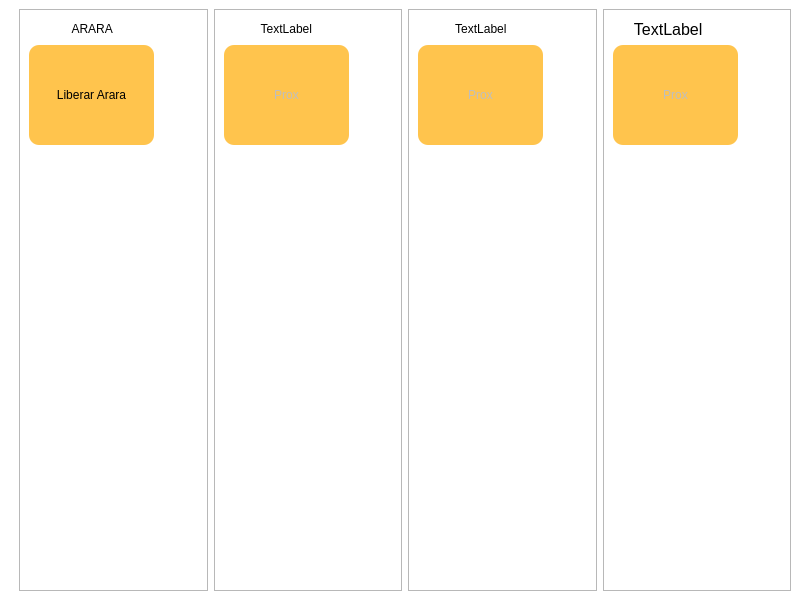
<?xml version="1.0" encoding="UTF-8"?>
<ui version="4.0">
 <class>MainWindow</class>
 <widget class="QMainWindow" name="MainWindow">
  <property name="geometry">
   <rect>
    <x>0</x>
    <y>0</y>
    <width>800</width>
    <height>600</height>
   </rect>
  </property>
  <property name="windowTitle">
   <string>Utilitario de automação</string>
  </property>
  <property name="windowIcon">
   <iconset resource="img/bg.qrc">
    <normaloff>:/newPrefix/mw.jpg</normaloff>:/newPrefix/mw.jpg</iconset>
  </property>
  <widget class="QWidget" name="centralwidget">
   <property name="minimumSize">
    <size>
     <width>800</width>
     <height>600</height>
    </size>
   </property>
   <property name="maximumSize">
    <size>
     <width>800</width>
     <height>600</height>
    </size>
   </property>
   <layout class="QGridLayout" name="gridLayout">
    <property name="leftMargin">
     <number>0</number>
    </property>
    <property name="topMargin">
     <number>0</number>
    </property>
    <property name="rightMargin">
     <number>0</number>
    </property>
    <property name="bottomMargin">
     <number>0</number>
    </property>
    <item row="0" column="0">
     <widget class="QStackedWidget" name="Windown">
      <property name="currentIndex">
       <number>0</number>
      </property>
      <widget class="QWidget" name="Home">
       <layout class="QGridLayout" name="gridLayout_11">
        <property name="leftMargin">
         <number>0</number>
        </property>
        <property name="topMargin">
         <number>0</number>
        </property>
        <property name="rightMargin">
         <number>0</number>
        </property>
        <property name="bottomMargin">
         <number>0</number>
        </property>
        <property name="spacing">
         <number>0</number>
        </property>
        <item row="0" column="0">
         <widget class="QFrame" name="frame_4">
          <property name="layoutDirection">
           <enum>Qt::LeftToRight</enum>
          </property>
          <property name="autoFillBackground">
           <bool>false</bool>
          </property>
          <property name="styleSheet">
           <string notr="true">QFrame{
	background-color: rgb(255, 255, 255);
	image: url(:/newPrefix/mw.jpg);
}
Spacer{background-color: none;}</string>
          </property>
          <property name="frameShape">
           <enum>QFrame::NoFrame</enum>
          </property>
          <property name="frameShadow">
           <enum>QFrame::Plain</enum>
          </property>
          <property name="lineWidth">
           <number>0</number>
          </property>
          <property name="midLineWidth">
           <number>0</number>
          </property>
          <layout class="QHBoxLayout" name="horizontalLayout">
           <item>
            <spacer name="verticalSpacer_7">
             <property name="orientation">
              <enum>Qt::Vertical</enum>
             </property>
             <property name="sizeHint" stdset="0">
              <size>
               <width>10</width>
               <height>40</height>
              </size>
             </property>
            </spacer>
           </item>
           <item>
            <widget class="QFrame" name="frame_5">
             <property name="styleSheet">
              <string notr="true">image: none;
background-color: none;</string>
             </property>
             <property name="frameShape">
              <enum>QFrame::StyledPanel</enum>
             </property>
             <property name="frameShadow">
              <enum>QFrame::Raised</enum>
             </property>
             <layout class="QVBoxLayout" name="verticalLayout">
              <item>
               <widget class="QLabel" name="label_2">
                <property name="minimumSize">
                 <size>
                  <width>125</width>
                  <height>20</height>
                 </size>
                </property>
                <property name="styleSheet">
                 <string notr="true">image: none;
font: 75 12pt &quot;MS Shell Dlg 2&quot;;</string>
                </property>
                <property name="text">
                 <string>ARARA             </string>
                </property>
                <property name="alignment">
                 <set>Qt::AlignCenter</set>
                </property>
               </widget>
              </item>
              <item>
               <widget class="QPushButton" name="PageLiberarArara">
                <property name="minimumSize">
                 <size>
                  <width>125</width>
                  <height>100</height>
                 </size>
                </property>
                <property name="maximumSize">
                 <size>
                  <width>125</width>
                  <height>100</height>
                 </size>
                </property>
                <property name="focusPolicy">
                 <enum>Qt::NoFocus</enum>
                </property>
                <property name="styleSheet">
                 <string notr="true">QPushButton{
	background-color: rgba(255, 170, 0, 0.7);
border-radius: 10px;
}

QPushButton:hover{
	background-color: rgb(255, 170, 0);
	border-radius: 20px;
}</string>
                </property>
                <property name="text">
                 <string>Liberar Arara</string>
                </property>
               </widget>
              </item>
              <item>
               <spacer name="verticalSpacer_3">
                <property name="orientation">
                 <enum>Qt::Vertical</enum>
                </property>
                <property name="sizeHint" stdset="0">
                 <size>
                  <width>20</width>
                  <height>40</height>
                 </size>
                </property>
               </spacer>
              </item>
             </layout>
            </widget>
           </item>
           <item>
            <widget class="QFrame" name="frame_6">
             <property name="styleSheet">
              <string notr="true">image: none;
background-color: none;</string>
             </property>
             <property name="frameShape">
              <enum>QFrame::StyledPanel</enum>
             </property>
             <property name="frameShadow">
              <enum>QFrame::Raised</enum>
             </property>
             <layout class="QVBoxLayout" name="verticalLayout_2">
              <item>
               <widget class="QLabel" name="label_3">
                <property name="minimumSize">
                 <size>
                  <width>125</width>
                  <height>20</height>
                 </size>
                </property>
                <property name="styleSheet">
                 <string notr="true">image: none;
font: 75 12pt &quot;MS Shell Dlg 2&quot;;</string>
                </property>
                <property name="text">
                 <string>TextLabel             </string>
                </property>
                <property name="alignment">
                 <set>Qt::AlignCenter</set>
                </property>
               </widget>
              </item>
              <item>
               <widget class="QPushButton" name="pushButton_2">
                <property name="enabled">
                 <bool>false</bool>
                </property>
                <property name="minimumSize">
                 <size>
                  <width>125</width>
                  <height>100</height>
                 </size>
                </property>
                <property name="maximumSize">
                 <size>
                  <width>125</width>
                  <height>100</height>
                 </size>
                </property>
                <property name="cursor">
                 <cursorShape>ForbiddenCursor</cursorShape>
                </property>
                <property name="styleSheet">
                 <string notr="true">QPushButton{
	background-color: rgba(255, 170, 0, 0.7);
border-radius: 10px;
}

QPushButton:hover{
	background-color: rgb(255, 170, 0);
	border-radius: 20px;
}</string>
                </property>
                <property name="text">
                 <string>Prox</string>
                </property>
               </widget>
              </item>
              <item>
               <spacer name="verticalSpacer_4">
                <property name="orientation">
                 <enum>Qt::Vertical</enum>
                </property>
                <property name="sizeHint" stdset="0">
                 <size>
                  <width>20</width>
                  <height>40</height>
                 </size>
                </property>
               </spacer>
              </item>
             </layout>
            </widget>
           </item>
           <item>
            <widget class="QFrame" name="frame_8">
             <property name="styleSheet">
              <string notr="true">image: none;
background-color: none;</string>
             </property>
             <property name="frameShape">
              <enum>QFrame::StyledPanel</enum>
             </property>
             <property name="frameShadow">
              <enum>QFrame::Raised</enum>
             </property>
             <layout class="QVBoxLayout" name="verticalLayout_3">
              <item>
               <widget class="QLabel" name="label_4">
                <property name="minimumSize">
                 <size>
                  <width>125</width>
                  <height>20</height>
                 </size>
                </property>
                <property name="styleSheet">
                 <string notr="true">image: none;
font: 75 12pt &quot;MS Shell Dlg 2&quot;;</string>
                </property>
                <property name="text">
                 <string>TextLabel             </string>
                </property>
                <property name="alignment">
                 <set>Qt::AlignCenter</set>
                </property>
               </widget>
              </item>
              <item>
               <widget class="QPushButton" name="pushButton_4">
                <property name="enabled">
                 <bool>false</bool>
                </property>
                <property name="minimumSize">
                 <size>
                  <width>125</width>
                  <height>100</height>
                 </size>
                </property>
                <property name="maximumSize">
                 <size>
                  <width>70</width>
                  <height>100</height>
                 </size>
                </property>
                <property name="cursor">
                 <cursorShape>ForbiddenCursor</cursorShape>
                </property>
                <property name="styleSheet">
                 <string notr="true">QPushButton{
	background-color: rgba(255, 170, 0, 0.7);
border-radius: 10px;
}

QPushButton:hover{
	background-color: rgb(255, 170, 0);
	border-radius: 20px;
}</string>
                </property>
                <property name="text">
                 <string>Prox</string>
                </property>
               </widget>
              </item>
              <item>
               <spacer name="verticalSpacer_5">
                <property name="orientation">
                 <enum>Qt::Vertical</enum>
                </property>
                <property name="sizeHint" stdset="0">
                 <size>
                  <width>20</width>
                  <height>40</height>
                 </size>
                </property>
               </spacer>
              </item>
             </layout>
            </widget>
           </item>
           <item>
            <widget class="QFrame" name="frame_7">
             <property name="styleSheet">
              <string notr="true">image: none;
background-color: none;</string>
             </property>
             <property name="frameShape">
              <enum>QFrame::StyledPanel</enum>
             </property>
             <property name="frameShadow">
              <enum>QFrame::Raised</enum>
             </property>
             <layout class="QVBoxLayout" name="verticalLayout_4">
              <item>
               <widget class="QLabel" name="label_5">
                <property name="minimumSize">
                 <size>
                  <width>125</width>
                  <height>20</height>
                 </size>
                </property>
                <property name="font">
                 <font>
                  <family>MS Shell Dlg 2</family>
                  <pointsize>12</pointsize>
                  <weight>9</weight>
                  <italic>false</italic>
                  <bold>false</bold>
                 </font>
                </property>
                <property name="styleSheet">
                 <string notr="true">image: none;
font: 75 12pt &quot;MS Shell Dlg 2&quot;;</string>
                </property>
                <property name="text">
                 <string>TextLabel             </string>
                </property>
                <property name="alignment">
                 <set>Qt::AlignCenter</set>
                </property>
               </widget>
              </item>
              <item>
               <widget class="QPushButton" name="pushButton_3">
                <property name="enabled">
                 <bool>false</bool>
                </property>
                <property name="minimumSize">
                 <size>
                  <width>125</width>
                  <height>100</height>
                 </size>
                </property>
                <property name="maximumSize">
                 <size>
                  <width>125</width>
                  <height>100</height>
                 </size>
                </property>
                <property name="cursor">
                 <cursorShape>ForbiddenCursor</cursorShape>
                </property>
                <property name="styleSheet">
                 <string notr="true">QPushButton{
	background-color: rgba(255, 170, 0, 0.7);
border-radius: 10px;
}

QPushButton:hover{
	background-color: rgb(255, 170, 0);
	border-radius: 20px;
}</string>
                </property>
                <property name="text">
                 <string>Prox</string>
                </property>
               </widget>
              </item>
              <item>
               <spacer name="verticalSpacer_6">
                <property name="orientation">
                 <enum>Qt::Vertical</enum>
                </property>
                <property name="sizeHint" stdset="0">
                 <size>
                  <width>20</width>
                  <height>40</height>
                 </size>
                </property>
               </spacer>
              </item>
             </layout>
            </widget>
           </item>
          </layout>
         </widget>
        </item>
       </layout>
      </widget>
      <widget class="QWidget" name="Arara">
       <layout class="QGridLayout" name="gridLayout_6">
        <item row="0" column="0">
         <widget class="QFrame" name="frame">
          <property name="layoutDirection">
           <enum>Qt::LeftToRight</enum>
          </property>
          <property name="autoFillBackground">
           <bool>false</bool>
          </property>
          <property name="styleSheet">
           <string notr="true">QFrame{
	background-color: rgb(255, 255, 255);
	image: url(:/newPrefix/mw.jpg);
}
Spacer{background-color: none;}</string>
          </property>
          <property name="frameShape">
           <enum>QFrame::NoFrame</enum>
          </property>
          <property name="frameShadow">
           <enum>QFrame::Plain</enum>
          </property>
          <property name="lineWidth">
           <number>0</number>
          </property>
          <property name="midLineWidth">
           <number>0</number>
          </property>
          <layout class="QGridLayout" name="gridLayout_2">
           <item row="7" column="1">
            <spacer name="horizontalSpacer_2">
             <property name="orientation">
              <enum>Qt::Horizontal</enum>
             </property>
             <property name="sizeHint" stdset="0">
              <size>
               <width>40</width>
               <height>30</height>
              </size>
             </property>
            </spacer>
           </item>
           <item row="3" column="2" rowspan="2">
            <spacer name="verticalSpacer">
             <property name="orientation">
              <enum>Qt::Vertical</enum>
             </property>
             <property name="sizeHint" stdset="0">
              <size>
               <width>100</width>
               <height>40</height>
              </size>
             </property>
            </spacer>
           </item>
           <item row="3" column="0" rowspan="2">
            <spacer name="verticalSpacer_2">
             <property name="orientation">
              <enum>Qt::Vertical</enum>
             </property>
             <property name="sizeHint" stdset="0">
              <size>
               <width>70</width>
               <height>40</height>
              </size>
             </property>
            </spacer>
           </item>
           <item row="0" column="1">
            <spacer name="horizontalSpacer">
             <property name="orientation">
              <enum>Qt::Horizontal</enum>
             </property>
             <property name="sizeHint" stdset="0">
              <size>
               <width>40</width>
               <height>10</height>
              </size>
             </property>
            </spacer>
           </item>
           <item row="4" column="1">
            <widget class="QFrame" name="frame_3">
             <property name="minimumSize">
              <size>
               <width>600</width>
               <height>250</height>
              </size>
             </property>
             <property name="maximumSize">
              <size>
               <width>650</width>
               <height>200</height>
              </size>
             </property>
             <property name="styleSheet">
              <string notr="true">QFrame{
	image: none;
	border-radius: 10px;
	background-color: none;
}
border-radius: 10px;</string>
             </property>
             <property name="frameShape">
              <enum>QFrame::StyledPanel</enum>
             </property>
             <property name="frameShadow">
              <enum>QFrame::Raised</enum>
             </property>
             <layout class="QGridLayout" name="gridLayout_3">
              <property name="leftMargin">
               <number>0</number>
              </property>
              <property name="topMargin">
               <number>0</number>
              </property>
              <property name="rightMargin">
               <number>0</number>
              </property>
              <property name="bottomMargin">
               <number>0</number>
              </property>
              <property name="horizontalSpacing">
               <number>0</number>
              </property>
              <property name="verticalSpacing">
               <number>6</number>
              </property>
              <item row="0" column="0">
               <widget class="QScrollArea" name="scrollArea">
                <property name="styleSheet">
                 <string notr="true">border-radius: 10px;</string>
                </property>
                <property name="widgetResizable">
                 <bool>true</bool>
                </property>
                <widget class="QWidget" name="scrollAreaWidgetContents">
                 <property name="geometry">
                  <rect>
                   <x>0</x>
                   <y>0</y>
                   <width>100</width>
                   <height>30</height>
                  </rect>
                 </property>
                 <property name="styleSheet">
                  <string notr="true">border-radius: 10px;</string>
                 </property>
                 <layout class="QGridLayout" name="gridLayout_4">
                  <property name="leftMargin">
                   <number>0</number>
                  </property>
                  <property name="topMargin">
                   <number>0</number>
                  </property>
                  <property name="rightMargin">
                   <number>0</number>
                  </property>
                  <property name="bottomMargin">
                   <number>0</number>
                  </property>
                  <property name="spacing">
                   <number>0</number>
                  </property>
                  <item row="0" column="1">
                   <widget class="QLabel" name="labelLiberarPdv">
                    <property name="font">
                     <font>
                      <pointsize>10</pointsize>
                      <weight>75</weight>
                      <bold>true</bold>
                     </font>
                    </property>
                    <property name="mouseTracking">
                     <bool>false</bool>
                    </property>
                    <property name="focusPolicy">
                     <enum>Qt::TabFocus</enum>
                    </property>
                    <property name="styleSheet">
                     <string notr="true">border-radius: 10px;</string>
                    </property>
                    <property name="text">
                     <string/>
                    </property>
                    <property name="alignment">
                     <set>Qt::AlignCenter</set>
                    </property>
                    <property name="wordWrap">
                     <bool>true</bool>
                    </property>
                    <property name="textInteractionFlags">
                     <set>Qt::LinksAccessibleByMouse|Qt::TextSelectableByKeyboard|Qt::TextSelectableByMouse</set>
                    </property>
                   </widget>
                  </item>
                  <item row="0" column="0">
                   <widget class="QLabel" name="labelLiberarArara">
                    <property name="font">
                     <font>
                      <pointsize>10</pointsize>
                      <weight>75</weight>
                      <bold>true</bold>
                     </font>
                    </property>
                    <property name="styleSheet">
                     <string notr="true">border-radius: 10px;</string>
                    </property>
                    <property name="text">
                     <string/>
                    </property>
                    <property name="alignment">
                     <set>Qt::AlignCenter</set>
                    </property>
                    <property name="wordWrap">
                     <bool>true</bool>
                    </property>
                    <property name="textInteractionFlags">
                     <set>Qt::LinksAccessibleByMouse|Qt::TextSelectableByKeyboard|Qt::TextSelectableByMouse</set>
                    </property>
                   </widget>
                  </item>
                 </layout>
                </widget>
               </widget>
              </item>
             </layout>
            </widget>
           </item>
           <item row="3" column="1">
            <widget class="QFrame" name="frame_2">
             <property name="minimumSize">
              <size>
               <width>0</width>
               <height>100</height>
              </size>
             </property>
             <property name="maximumSize">
              <size>
               <width>700</width>
               <height>200</height>
              </size>
             </property>
             <property name="styleSheet">
              <string notr="true">image: none;
border-radius: 10px;
background-color: none;</string>
             </property>
             <property name="frameShape">
              <enum>QFrame::StyledPanel</enum>
             </property>
             <property name="frameShadow">
              <enum>QFrame::Raised</enum>
             </property>
             <layout class="QGridLayout" name="gridLayout_5">
              <item row="1" column="0">
               <spacer name="horizontalSpacer_3">
                <property name="orientation">
                 <enum>Qt::Horizontal</enum>
                </property>
                <property name="sizeHint" stdset="0">
                 <size>
                  <width>155</width>
                  <height>20</height>
                 </size>
                </property>
               </spacer>
              </item>
              <item row="1" column="3">
               <spacer name="horizontalSpacer_4">
                <property name="orientation">
                 <enum>Qt::Horizontal</enum>
                </property>
                <property name="sizeHint" stdset="0">
                 <size>
                  <width>155</width>
                  <height>20</height>
                 </size>
                </property>
               </spacer>
              </item>
              <item row="1" column="2">
               <widget class="QPushButton" name="btnLiberarArara">
                <property name="minimumSize">
                 <size>
                  <width>200</width>
                  <height>50</height>
                 </size>
                </property>
                <property name="styleSheet">
                 <string notr="true">QPushButton{
	
	background-color: rgba(85, 170, 255, 0.5);
border-radius: 10px;
}

QPushButton:hover{
	
	background-color: rgb(85, 170, 255);
}</string>
                </property>
                <property name="text">
                 <string>Liberar</string>
                </property>
               </widget>
              </item>
              <item row="0" column="2">
               <widget class="QLineEdit" name="inputCNPJ">
                <property name="minimumSize">
                 <size>
                  <width>0</width>
                  <height>25</height>
                 </size>
                </property>
                <property name="font">
                 <font>
                  <pointsize>10</pointsize>
                 </font>
                </property>
                <property name="styleSheet">
                 <string notr="true">background-color: rgb(223, 223, 223);
border-radius: 5px;</string>
                </property>
               </widget>
              </item>
              <item row="0" column="0">
               <widget class="QLabel" name="label">
                <property name="font">
                 <font>
                  <pointsize>10</pointsize>
                  <weight>75</weight>
                  <bold>true</bold>
                 </font>
                </property>
                <property name="text">
                 <string>CNPJ:</string>
                </property>
                <property name="alignment">
                 <set>Qt::AlignCenter</set>
                </property>
               </widget>
              </item>
              <item row="0" column="3">
               <widget class="QCheckBox" name="checkSalvarCNPJ">
                <property name="enabled">
                 <bool>true</bool>
                </property>
                <property name="minimumSize">
                 <size>
                  <width>20</width>
                  <height>0</height>
                 </size>
                </property>
                <property name="maximumSize">
                 <size>
                  <width>100</width>
                  <height>16777215</height>
                 </size>
                </property>
                <property name="text">
                 <string>Salvar</string>
                </property>
               </widget>
              </item>
             </layout>
            </widget>
           </item>
          </layout>
         </widget>
        </item>
       </layout>
      </widget>
     </widget>
    </item>
   </layout>
  </widget>
 </widget>
 <resources>
  <include location="img/bg.qrc"/>
 </resources>
 <connections/>
</ui>
